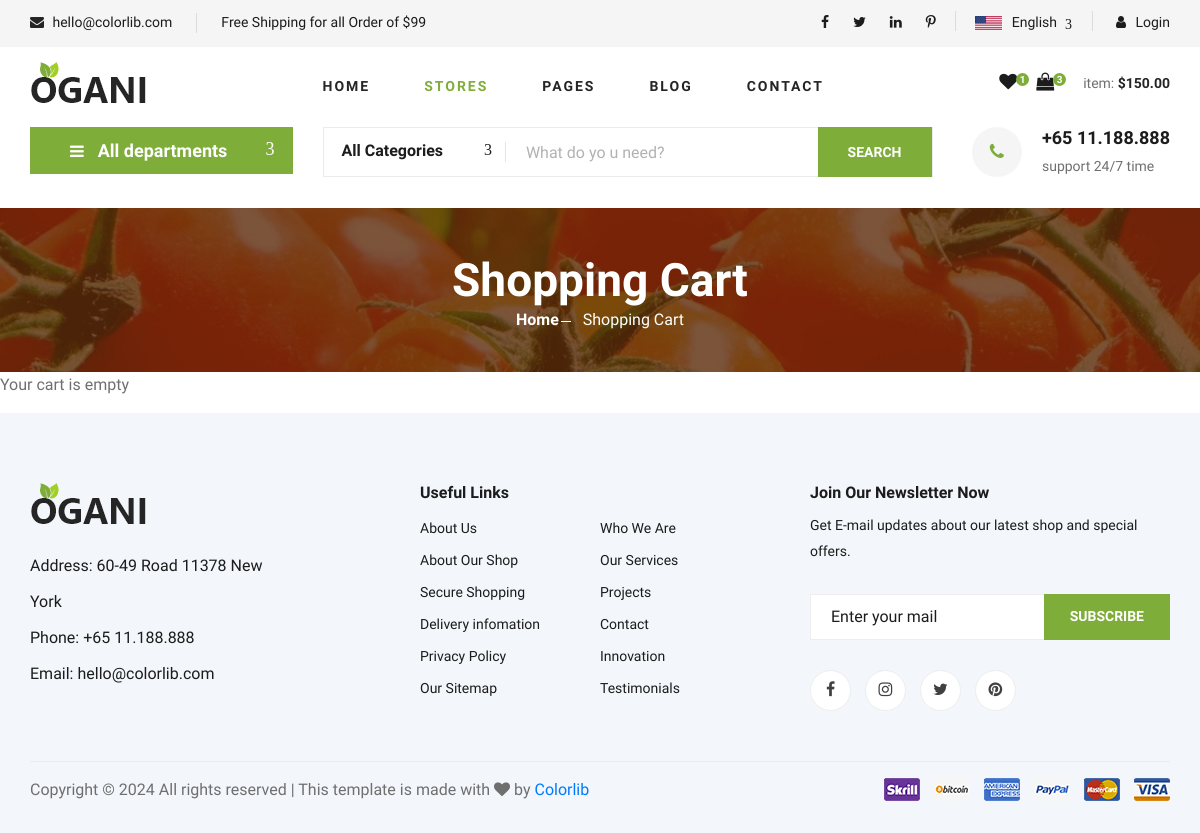
The app's page /shoping-cart.php (signed in), older data.
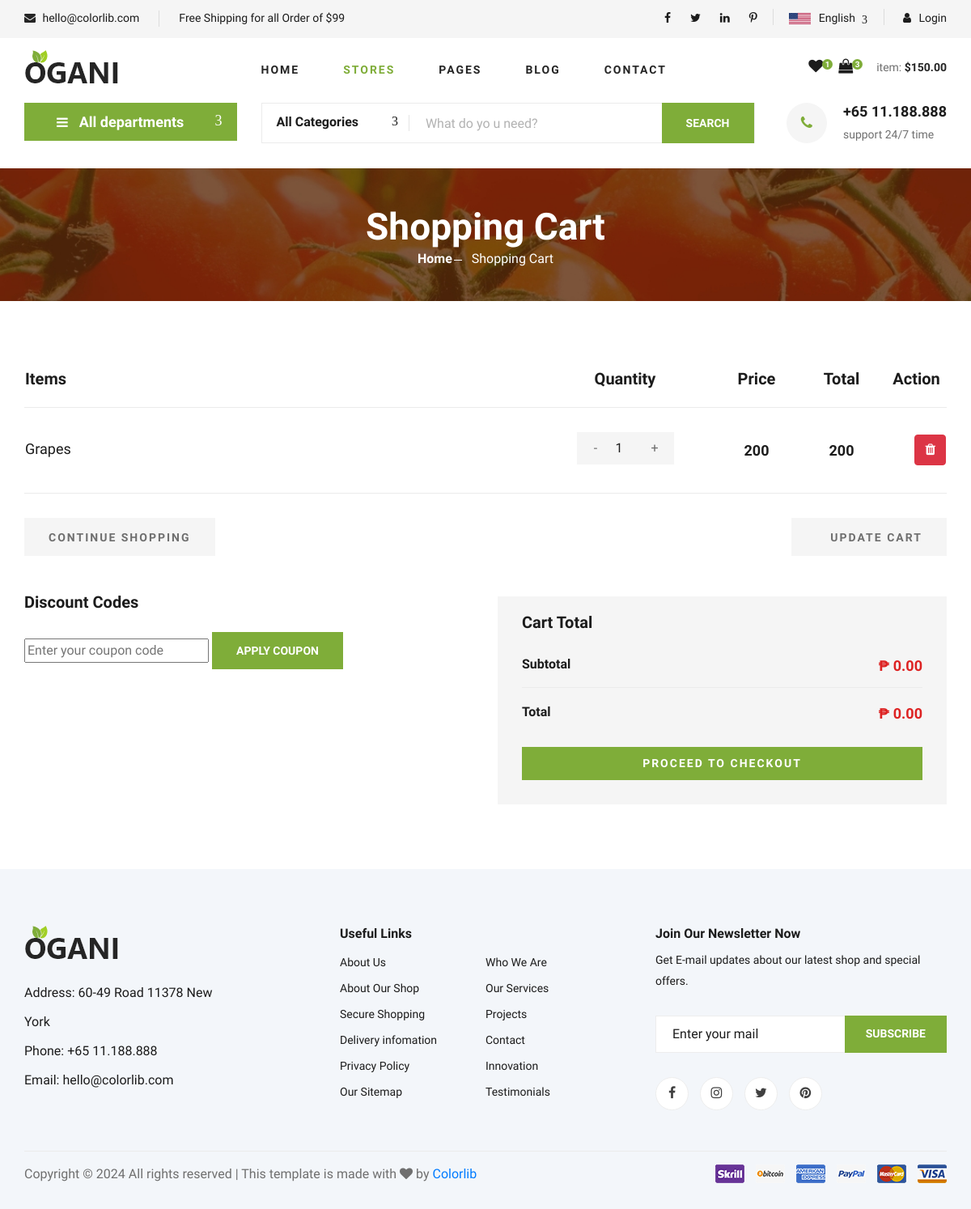
The same page, newer data.
### tables this page shows
CREATE TABLE `cart_tbl` (
  `id` int(11) NOT NULL,
  `user_id` int(11) DEFAULT NULL,
  `item_id` int(11) DEFAULT NULL,
  `product_id` int(11) DEFAULT NULL,
  `item_name` varchar(255) DEFAULT NULL,
  `qty` bigint(20) DEFAULT 1,
  `price` bigint(20) DEFAULT NULL,
  `added_at` datetime NOT NULL DEFAULT current_timestamp()
);

### controllers/functions.php (called while the page is built, shortened)
<?php
function userDetails() {
    $signin = new Signin();
    $access = $signin->get_session();
    return $access;
}
function viewCartItems($customer_id) {
    $cart = new View();
    $items = $cart->viewCartItems($customer_id);
    return $items;
}
function viewStockItems($item_id) {
    $stock = new View();
    $total = $stock->viewStockItems($item_id);
    return $total;
}
?>

### backend/Signin.php (called while the page is built, shortened)
<?php
class Signin extends Config {
    public function get_session(){
        if (isset($_SESSION['userdata'])) {
            return $_SESSION['userdata'];
        } else {
            return null;
        }
    }
}
?>

### backend/View.php (called while the page is built, shortened)
<?php
class View extends Config {
    public function viewCartItems($id) {
        $connection = $this->openConnection();
        $stmt = $connection->prepare("SELECT * FROM `cart_tbl` WHERE user_id = ?");
        $stmt->execute([$id]);
        $data = $stmt->fetchAll();
        return $data;
    }
    public function viewStockItems($id) {
        $connection = $this->openConnection();
        $stmt = $connection->prepare("SELECT (`qty`) FROM `productItems_tbl` WHERE `id` = ?");
        $stmt->execute([$id]);
        $data = $stmt->fetchColumn();
        return $data;
    }
}
?>

### shoping-cart.php (the view, shortened to what this page needs)
<?php $customerID = userDetails(); ?>
<?php $carts = viewCartItems($customerID['id']); ?>
<!DOCTYPE html>
<html lang="zxx">
<head>
    <link rel="stylesheet" href="css/bootstrap.min.css" type="text/css">
    <link rel="stylesheet" href="https://cdnjs.cloudflare.com/ajax/libs/font-awesome/4.7.0/css/font-awesome.min.css">
    <link rel="stylesheet" href="css/elegant-icons.css" type="text/css">
    <link rel="stylesheet" href="css/nice-select.css" type="text/css">
    <link rel="stylesheet" href="css/jquery-ui.min.css" type="text/css">
    <link rel="stylesheet" href="css/owl.carousel.min.css" type="text/css">
    <link rel="stylesheet" href="css/slicknav.min.css" type="text/css">
    <link rel="stylesheet" href="css/style.css" type="text/css">
</head>
<body>
    <header class="header">
        <div class="header__top">
            <div class="container">
                <div class="row">
                    <div class="col-lg-6">
                        <div class="header__top__left">
                            <ul>
                                <li><i class="fa fa-envelope"></i> hello@colorlib.com</li>
                                <li>Free Shipping for all Order of $99</li>
                            </ul>
                        </div>
                    </div>
                    <div class="col-lg-6">
                        <div class="header__top__right">
                            <div class="header__top__right__social">
                                <a href="#"><i class="fa fa-facebook"></i></a>
                                <a href="#"><i class="fa fa-twitter"></i></a>
                                <a href="#"><i class="fa fa-linkedin"></i></a>
                                <a href="#"><i class="fa fa-pinterest-p"></i></a>
                            </div>
                            <div class="header__top__right__language">
                                <img src="img/language.png" alt="">
                                <div>English</div>
                                <span class="arrow_carrot-down"></span>
                            </div>
                            <div class="header__top__right__auth">
                                <a href="#"><i class="fa fa-user"></i> Login</a>
                            </div>
                        </div>
                    </div>
                </div>
            </div>
        </div>
        <div class="container">
            <div class="row">
                <div class="col-lg-3">
                    <div class="header__logo">
                        <a href="./index.php"><img src="img/logo.png" alt=""></a>
                    </div>
                </div>
                <div class="col-lg-6">
                    <nav class="header__menu">
                        <ul>
                            <li><a href="./index.php">Home</a></li>
                            <li class="active"><a href="./stores.php">Stores</a></li>
                            <li><a href="#">Pages</a>
                            </li>
                            <li><a href="./blog.php">Blog</a></li>
                            <li><a href="./contact.php">Contact</a></li>
                        </ul>
                    </nav>
                </div>
                <div class="col-lg-3">
                    <div class="header__cart">
                        <ul>
                            <li><a href="#"><i class="fa fa-heart"></i> <span>1</span></a></li>
                            <li><a href="#"><i class="fa fa-shopping-bag"></i> <span>3</span></a></li>
                        </ul>
                        <div class="header__cart__price">item: <span>$150.00</span></div>
                    </div>
                </div>
            </div>
        </div>
    </header>
    <section class="hero hero-normal">
        <div class="container">
            <div class="row">
                <div class="col-lg-3">
                    <div class="hero__categories">
                        <div class="hero__categories__all">
                            <i class="fa fa-bars"></i>
                            <span>All departments</span>
                        </div>
                    </div>
                </div>
                <div class="col-lg-9">
                    <div class="hero__search">
                        <div class="hero__search__form">
                            <form action="#">
                                <div class="hero__search__categories">
                                    All Categories
                                    <span class="arrow_carrot-down"></span>
                                </div>
                                <input type="text" placeholder="What do yo u need?">
                                <button type="submit" class="site-btn">SEARCH</button>
                            </form>
                        </div>
                        <div class="hero__search__phone">
                            <div class="hero__search__phone__icon">
                                <i class="fa fa-phone"></i>
                            </div>
                            <div class="hero__search__phone__text">
                                <h5>+65 11.188.888</h5>
                                <span>support 24/7 time</span>
                            </div>
                        </div>
                    </div>
                </div>
            </div>
        </div>
    </section>
    <section class="breadcrumb-section set-bg" data-setbg="img/breadcrumb.jpg">
        <div class="container">
            <div class="row">
                <div class="col-lg-12 text-center">
                    <div class="breadcrumb__text">
                        <h2>Shopping Cart</h2>
                        <div class="breadcrumb__option">
                            <a href="./index.html">Home</a>
                            <span>Shopping Cart</span>
                        </div>
                    </div>
                </div>
            </div>
        </div>
    </section>
<?php if ($carts !== null && !empty($carts)): ?>
    <form action="checkout.php" method="post">
    <section class="shoping-cart spad">
        <div class="container">
            <div class="row">
                <div class="col-lg-12">
                    <div class="shoping__cart__table">
                            <table id="cartTable">
                                <thead>
                                    <tr>
                                        <th class="shoping__product">Items</th>
                                        <th>Quantity</th>
                                        <th>Price</th>
                                        <th>Total</th>
                                        <th>Action</th>
                                    </tr>
                                </thead>
                                <tbody>
                                    <?php foreach ($carts as $index => $cartItem): ?>
                                        <?php $itemQty = viewStockItems($cartItem['item_id']); ?>
                                        <tr>
                                            <td class="shoping__cart__item">
                                                <h5><?= $cartItem['item_name'] ?></h5>
                                            </td>
                                            <td class="shoping__cart__quantity">
                                                <div class="quantity">
                                                    <div class="pro-qty">
                                                        <input type="number" name="qty[<?= $index ?>]" min="1" max="<?= $itemQty ?>" value="<?= $cartItem['qty'] ?>" class="qty-input" data-price="<?= $cartItem['price'] ?>">
                                                    </div>
                                                </div>
                                            </td>
                                            <td class="shoping__cart__price">
                                                <?= $cartItem['price'] ?>
                                            </td>
                                            <td class="shoping__cart__total">
                                                 <span class="total-amount"><?= $cartItem['qty'] * $cartItem['price'] ?></span>
                                            </td>
                                            <td class="shoping__cart__item__close">
                                                    <button type="submit" name="delete_item" class="btn btn-danger" value="<?= $cartItem['item_id'] ?>">
                                                        <i class="fa fa-trash"></i>
                                                    </button>
                                            </td>
                                        </tr>
                                    <?php endforeach; ?>
                                </tbody>
                            </table>
                    </div>
                </div>
            </div>
            <div class="row">
                <div class="col-lg-12">
                    <div class="shoping__cart__btns">
                        <a href="#" class="primary-btn cart-btn">CONTINUE SHOPPING</a>
                        <a href="#" class="primary-btn cart-btn cart-btn-right" id="updateCartBtn">
                            <span class="icon_loading"></span> Update Cart
                        </a>
                    </div>
                </div>
                <div class="col-lg-6">
                    <div class="shoping__continue">
                        <div class="shoping__discount">
                            <h5>Discount Codes</h5>
                            <form action="#">
                                <input type="text" placeholder="Enter your coupon code">
                                <button type="submit" class="site-btn">APPLY COUPON</button>
                            </form>
                        </div>
                    </div>
                </div>
                <div class="col-lg-6">
                    <div class="shoping__checkout">
                        <h5>Cart Total</h5>
                        <ul id="cartTotalList">
                            <li>Subtotal <span id="subtotalAmount">₱ 0.00</span></li>
                            <li>Total <span id="cartTotal">₱ 0.00</span></li>
                        </ul>
                        <button type="submit" name="submit" style="border: none; width: 100%;" class="primary-btn">PROCEED TO CHECKOUT</button>
                    </div>
                </div>
            </div>
        </div>
        </form>
    <?php else : ?>
        <p>Your cart is empty</p>
    <?php endif; ?>
    <footer class="footer spad">
        <div class="container">
            <div class="row">
                <div class="col-lg-3 col-md-6 col-sm-6">
                    <div class="footer__about">
                        <div class="footer__about__logo">
                            <a href="./index.html"><img src="img/logo.png" alt=""></a>
                        </div>
                        <ul>
                            <li>Address: 60-49 Road 11378 New York</li>
                            <li>Phone: +65 11.188.888</li>
                            <li>Email: hello@colorlib.com</li>
                        </ul>
                    </div>
                </div>
                <div class="col-lg-4 col-md-6 col-sm-6 offset-lg-1">
                    <div class="footer__widget">
                        <h6>Useful Links</h6>
                        <ul>
                            <li><a href="#">About Us</a></li>
                            <li><a href="#">About Our Shop</a></li>
                            <li><a href="#">Secure Shopping</a></li>
                            <li><a href="#">Delivery infomation</a></li>
                            <li><a href="#">Privacy Policy</a></li>
                            <li><a href="#">Our Sitemap</a></li>
                        </ul>
                        <ul>
                            <li><a href="#">Who We Are</a></li>
                            <li><a href="#">Our Services</a></li>
                            <li><a href="#">Projects</a></li>
                            <li><a href="#">Contact</a></li>
                            <li><a href="#">Innovation</a></li>
                            <li><a href="#">Testimonials</a></li>
                        </ul>
                    </div>
                </div>
                <div class="col-lg-4 col-md-12">
                    <div class="footer__widget">
                        <h6>Join Our Newsletter Now</h6>
                        <p>Get E-mail updates about our latest shop and special offers.</p>
                        <form action="#">
                            <input type="text" placeholder="Enter your mail">
                            <button type="submit" class="site-btn">Subscribe</button>
                        </form>
                        <div class="footer__widget__social">
                            <a href="#"><i class="fa fa-facebook"></i></a>
                            <a href="#"><i class="fa fa-instagram"></i></a>
                            <a href="#"><i class="fa fa-twitter"></i></a>
                            <a href="#"><i class="fa fa-pinterest"></i></a>
                        </div>
                    </div>
                </div>
            </div>
            <div class="row">
                <div class="col-lg-12">
                    <div class="footer__copyright">
                        <div class="footer__copyright__text">
                            <p>
                                Copyright &copy;
                                <script>document.write(new Date().getFullYear());</script> All rights reserved | This
                                template is made with <i class="fa fa-heart" aria-hidden="true"></i> by <a
                                    href="https://colorlib.com" target="_blank">Colorlib</a>
                            </p>
                        </div>
                        <div class="footer__copyright__payment"><img src="img/payment-item.png" alt=""></div>
                    </div>
                </div>
            </div>
        </div>
    </footer>
</body>
</html>

Row changes from the older to the newer data that the page shows:
added cart_tbl: item_name "Grapes", qty "1", price "200", $cartItem['qty']*$cartItem['price'] "200", $cartItem['item_id'] 20 (drawn)
Text that changed along with them:
text no longer shown: "Your cart is empty"
text now shown: "Items Quantity Price Total Action CONTINUE SHOPPING UPDATE CART Discount Codes APPLY COUPON Cart Total Subtotal ₱ 0.00 Total ₱ 0.00 PROCEED TO CHECKOUT"
